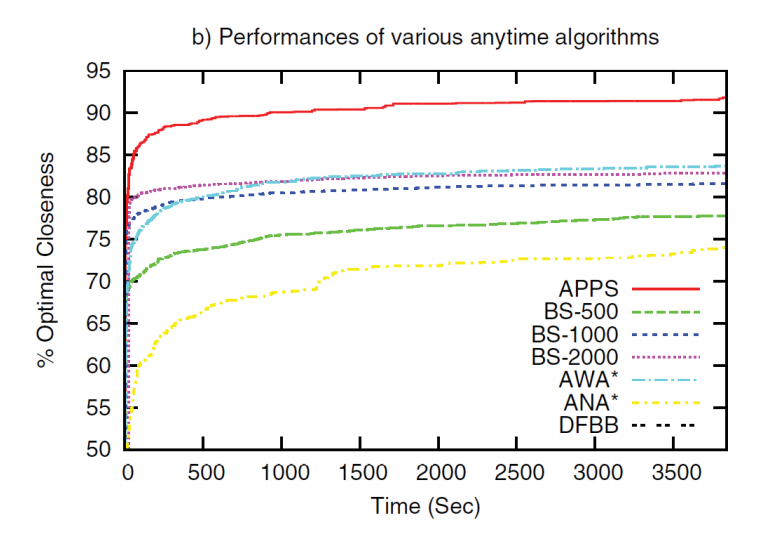
//> input picture pics/1.png, 781 x 540 px
$ ./unColoring ../../pics/1.png ../../pics/1.png   (built with g++ and OpenCV 4)
//> lines starting //> are read from the running program, lines starting //| are printed output that depends on the picture; after the words box and inside, x2 and y2 are one past the last pixel; in counts of white or black regions, pixels touching at a corner belong together
### Submission/Console/peakdetect.h
#include <stdio.h>
#include <stdlib.h>
#include <string.h>

void print_help(void);

void print_version(void);

int detect_peak(
        const double*   data, /* the data */
        int             data_count, /* row count of data */
        int*            emi_peaks, /* emission peaks will be put here */
        int*            num_emi_peaks, /* number of emission peaks found */
        int             max_emi_peaks, /* maximum number of emission peaks */
        int*            absop_peaks, /* absorption peaks will be put here */
        int*            num_absop_peaks, /* number of absorption peaks found */
        int             max_absop_peaks, /* maximum number of absorption peaks
                                            */
        double          delta, /* delta used for distinguishing peaks */
        int             emi_first /* should we search emission peak first of
                                     absorption peak first? */
        );

int run(int argc,  char **argv);

### ocr/peakdetect.h
#include <stdio.h>
#include <stdlib.h>
#include <string.h>

void print_help(void);

void print_version(void);

int detect_peak(
        const double*   data, /* the data */
        int             data_count, /* row count of data */
        int*            emi_peaks, /* emission peaks will be put here */
        int*            num_emi_peaks, /* number of emission peaks found */
        int             max_emi_peaks, /* maximum number of emission peaks */
        int*            absop_peaks, /* absorption peaks will be put here */
        int*            num_absop_peaks, /* number of absorption peaks found */
        int             max_absop_peaks, /* maximum number of absorption peaks
                                            */
        double          delta, /* delta used for distinguishing peaks */
        int             emi_first /* should we search emission peak first of
                                     absorption peak first? */
        );

int run(int argc,  char **argv);

### ocr/peakdetect.cpp
#include <stdio.h>
#include <stdlib.h>
#include <string.h>
#include "peakdetect.h"
// [41 lines left out: functions print_help, print_version, not called in this run]

int detect_peak(
        const double*   data, /* the data */
        int             data_count, /* row count of data */
        int*            emi_peaks, /* emission peaks will be put here */
        int*            num_emi_peaks, /* number of emission peaks found */
        int             max_emi_peaks, /* maximum number of emission peaks */
        int*            absop_peaks, /* absorption peaks will be put here */
        int*            num_absop_peaks, /* number of absorption peaks found */
        int             max_absop_peaks, /* maximum number of absorption peaks
                                            */
        double          delta, /* delta used for distinguishing peaks */
        int             emi_first /* should we search emission peak first of
                                     absorption peak first? */
        )
{
    int     i;
    double  mx;
    double  mn;
    int     mx_pos = 0;
    int     mn_pos = 0;
    int     is_detecting_emi = emi_first;


    mx = data[0];
    mn = data[0];

    *num_emi_peaks = 0;
    *num_absop_peaks = 0;

    for(i = 1; i < data_count; ++i)
    {
        if(data[i] > mx)
        {
            mx_pos = i;
            mx = data[i];
        }
        if(data[i] < mn)
        {
            mn_pos = i;
            mn = data[i];
        }

        if(is_detecting_emi &&
                data[i] < mx - delta)
        {
            if(*num_emi_peaks >= max_emi_peaks) /* not enough spaces */
                return 1;

            emi_peaks[*num_emi_peaks] = mx_pos;
            ++ (*num_emi_peaks);

            is_detecting_emi = 0;

            i = mx_pos - 1;

            mn = data[mx_pos];
            mn_pos = mx_pos;
        }
        else if((!is_detecting_emi) &&
                data[i] > mn + delta)
        {
            if(*num_absop_peaks >= max_absop_peaks)
                return 2;

            absop_peaks[*num_absop_peaks] = mn_pos;
            ++ (*num_absop_peaks);

            is_detecting_emi = 1;

            i = mn_pos - 1;

            mx = data[mn_pos];
            mx_pos = mn_pos;
        }
    }

    return 0;
}

int run(int argc,  char **argv)
{
#define INITIAL_ROW_COUNT       1500
#define ROW_COUNT_INCREASEMENT  3000
    double*     data[2];
    double      row[2];
#define MAX_PEAK    200
    int         emi_peaks[MAX_PEAK];
    int         absorp_peaks[MAX_PEAK];
    int         emi_count = 0;
    int         absorp_count = 0;
#define LINE_BUFFER_SIZE    120
    char        line[LINE_BUFFER_SIZE];
    FILE*       out =   stdout;
    FILE*       in  =   stdin;
    int         i;
    double      delta = 1e-6;
    int         emission_first = 0;
    int         idummy;

    /*
     * argument parsing
     */
    {
        int flag_delta = 0;
        int flag_in = 0;
        int flag_out = 0;
        int flag_mode = 0;
        for(i = 1; i < argc; ++i)
        {
            if(flag_delta)
            {
                delta = atof(argv[i]);
                flag_delta = 0;
            }
            else if(flag_in)
            {
                in = fopen(argv[i], "r");
                if(!in)
                {
                    fprintf(stdout, "Failed to open file \"");
                    fprintf(stdout, "%s",argv[i]);
                    fprintf(stdout, "\".\n");
                    exit(2);
                }
                flag_in = 0;
            }
            else if(flag_out)
            {
                out = fopen(argv[i], "w");
                if(!out)
                {
                    fprintf(stdout, "Failed to open file \"");
                    fprintf(stdout, "%s",argv[i]);
                    fprintf(stdout, "\".\n");
                    exit(2);
                }
                flag_out = 0;

            }
            else if(flag_mode)
            {
                if(!strcmp(argv[i], "a"))
                    emission_first = 0;
                else if(!strcmp(argv[i], "e"))
                    emission_first = 1;
                else
                {
                    fprintf(stdout,
                            "Argument parsing error: Unknown mode \"");
                    fprintf(stdout,  "%s",argv[i]);
                    fprintf(stdout, "\"\n");
                    exit(4);
                }

                flag_mode = 0;
            }
            else if(!strcmp(argv[i], "-d"))
                flag_delta = 1;
            else if(!strcmp(argv[i], "-i"))
                flag_in = 1;
            else if(!strcmp(argv[i], "-o"))
                flag_out = 1;
            else if(!strcmp(argv[i], "-m"))
                flag_mode = 1;
            else if(!strcmp(argv[i], "--help"))
                print_help();
            else if(!strcmp(argv[i], "--version"))
                print_version();
            else
            {
                fprintf(stdout, "Unknown option \"");
                fprintf(stdout,  "%s",argv[i]);
                fprintf(stdout, "\".\n");
                exit(3);
            }

        }
    }

    data[0] = (double*) malloc(sizeof(double) * INITIAL_ROW_COUNT);
    data[1] = (double*) malloc(sizeof(double) * INITIAL_ROW_COUNT);

    /* read data */
    i = 0;
    while(fgets(line, LINE_BUFFER_SIZE, in))
    {
        /* when the buffer is not large enough, increase the buffer size */
        idummy = i - INITIAL_ROW_COUNT;
        if(idummy >= 0 && idummy % ROW_COUNT_INCREASEMENT == 0)
        {
            double*     tmp;
            int         j;

            for(j = 0; j < 2; ++j)
            {
                tmp = (double*) malloc(
                        sizeof(double) * (i + ROW_COUNT_INCREASEMENT));
                memcpy(tmp, data[j], i * sizeof(double));
                free(data[j]);
                data[j] = tmp;
            }
        }

        sscanf(line, "%lf,%lf", row, row + 1);
        data[0][i] = row[0];
        data[1][i] = row[1];
        ++ i;
    }

    if(detect_peak(data[1], i,
                emi_peaks, &emi_count, MAX_PEAK,
                absorp_peaks, &absorp_count, MAX_PEAK,
                delta, emission_first))
    {
        fprintf(stdout, "There are too many peaks.\n");
        exit(1);
    }
    for(i = 0; i < emi_count; ++i)
        fprintf(out, "%e,%e\n", data[0][emi_peaks[i]], data[1][emi_peaks[i]]);
    puts("");
    for(i = 0; i < absorp_count; ++i)
        fprintf(out, "%e,%e\n", data[0][absorp_peaks[i]],
                data[1][absorp_peaks[i]]);
    fclose(out);
    return 0;
}

### Submission/Console/unColoring.cpp
#include "opencv2/highgui/highgui.hpp"
#include "opencv2/imgproc/imgproc.hpp"
#include <iostream>
#include <stdio.h>
#include <stdlib.h>
//#include "stdafx.h"
#include "opencv2/core/core.hpp"
#include "opencv2/opencv.hpp"
#include <opencv2/objdetect/objdetect.hpp>
#include <fstream>
#include <math.h>
#include <vector>
#include <map>
#include <string>
#include </home/aytas32/OpenSoft/inter_hall_16/ocr/peakdetect.cpp>

using namespace cv;
using namespace std;
typedef unsigned char uchar;
int run(int argc, char **argv); // for peakdetect
// expands black mask using a looser threshold for saturation to be considered black (eg. 20%)
void traverse(Mat &bmask, Mat &visited, Mat &imgHSV, int i, int j, Mat &bmaskNew, Mat &whiteMask, int lowSatThresh) {
  int iArr[] = {-2, -1, 0, 1, 2};
  for (int k = 0; k < 5; k++) {
    for (int l = 0; l < 5; l++) {
      int ii = i+iArr[k], jj = j+iArr[l];
      if (ii < 0 || ii >= bmask.rows || jj < 0 || jj >= bmask.cols)
        continue;
      if (ii == i && jj == j)
        continue;
      Vec3b hsv = imgHSV.at<Vec3b>(ii,jj);
      if (visited.at<uchar>(ii,jj))
        continue;
      visited.at<uchar>(ii,jj) = 1;
      // add special conditions for brown and blue to counter anti aliasing
      if ((hsv[1] <= lowSatThresh || fabs(hsv[0]-30) < 20 || fabs(hsv[0]-200) < 20 || fabs(hsv[0]-216) < 8) && whiteMask.at<uchar>(ii,jj) ) {
        visited.at<uchar>(ii,jj) = 1;
        bmaskNew.at<uchar>(ii,jj) = 0;
        traverse(bmask, visited, imgHSV, ii, jj, bmaskNew, whiteMask, lowSatThresh);
      }
    }
  }
}
Mat expandBMask(Mat bmask, Mat imgHSV, Mat whiteMask, int lowSatThresh) {
  Mat visited = Mat::zeros(bmask.size(), CV_8U);
  Mat bmaskNew = Mat::ones(bmask.size(), CV_8U);
  for (int i = 0; i < bmask.rows; ++i)
  {
    for (int j = 0; j < bmask.cols; ++j)
    {
      if (bmask.at<uchar>(i,j) == 0)
        bmaskNew.at<uchar>(i,j) = 0;
      if (bmask.at<uchar>(i,j) == 0 && visited.at<uchar>(i,j) == 0) {
        visited.at<uchar>(i,j) = 1;
        traverse(bmask, visited, imgHSV, i, j, bmaskNew, whiteMask, lowSatThresh);
      }
    }
  }
  return bmaskNew;
}

// [56 lines left out: function histRGB, not called in this run]

int main(int argc, char const *argv[])
{
  if (argc != 3) {
    printf("usage: ./unColoring <graph-img-cropped> <out-basename>\n");
    return 0;
  }


  Mat img = imread(argv[1], CV_LOAD_IMAGE_COLOR);
//> img is the input picture: 540 rows x 781 cols, CV_8UC3; mean B, G, R 242.8, 243.4, 243.9
  Mat imgHSV;
  cvtColor(img, imgHSV, CV_BGR2HSV);
//> imgHSV: 540 rows x 781 cols, CV_8UC3; mean H, S, V 7.5, 8.5, 245.7
  Mat mask(img.rows, img.cols, CV_8U, Scalar(1)), bmask = mask.clone(); // to mask away all colorless pixels
  // bmask = black mask. will dilate to remove some anti-aliased points
  for (int i = 0; i < mask.rows; ++i)
  {
    for (int j = 0; j < mask.cols; ++j)
    {
      mask.at<uchar>(i,j) = 1;
      bmask.at<uchar>(i,j) = 1;
      Vec3b cRGB = img.at<Vec3b>(i,j);
      Vec3b cHSV = imgHSV.at<Vec3b>(i,j);
      if (cRGB[0] >= 210 && cRGB[1] >= 210 && cRGB[2] >= 210) {//210
        mask.at<uchar>(i,j) = 0;
      } else if (cRGB[0] <= 120 && cRGB[1] <= 120 && cRGB[2] <= 120) {
        bmask.at<uchar>(i,j) = 0;
      }  // if saturation is low i.e less than 10%, it could be black/grey, we don't need that.
      else if (cHSV[1] <= .03*255) {
        bmask.at<uchar>(i,j) = 0;
      }
    }
  }
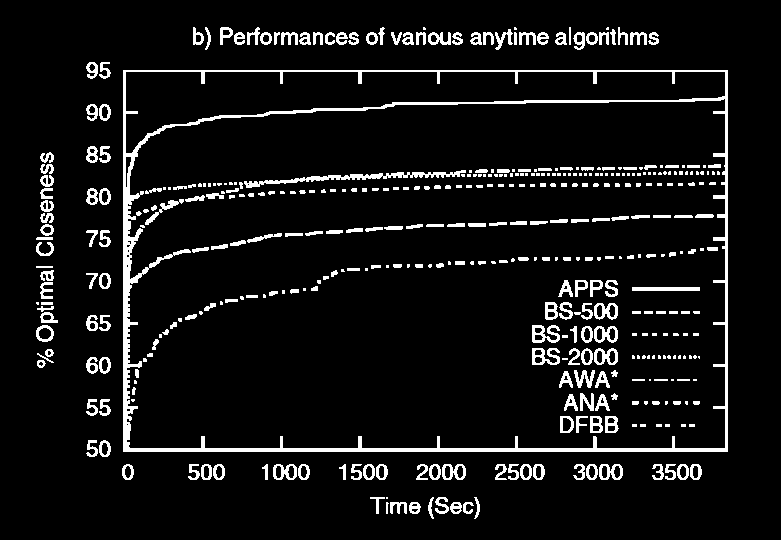
//> mask: 540 rows x 781 cols, CV_8UC1; values 0 (black) and 1 (white), 7.7% white; 424 white regions (169 under 20 px), largest, box (x1, y1, x2, y2) and area: (123, 70, 728, 452) 10326, (244, 170, 466, 188) 921, (532, 325, 560, 343) 287
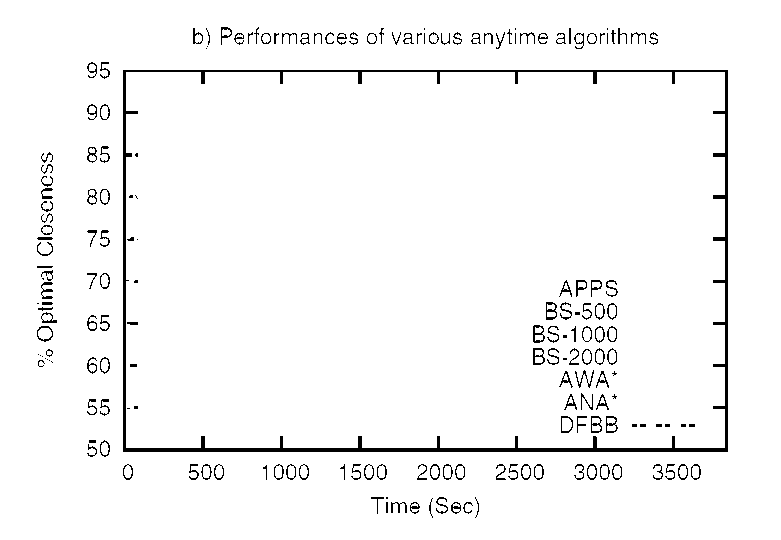
//> bmask: 540 rows x 781 cols, CV_8UC1; values 0 (black) and 1 (white), 96.6% white; 184 black regions (40 under 20 px), largest, box (x1, y1, x2, y2) and area: (123, 70, 728, 452) 6848, (533, 325, 545, 343) 103, (546, 302, 557, 320) 98
  //anti aliasing correction
  // using search method
  //again adding all black pixels to bmask for higher threshold of saturation
  bmask = expandBMask(bmask, imgHSV, mask, 0.11*255);//0.11
//> after the loop in expandBMask, `for (int i = 0; i < bmask.rows; ++i)`:
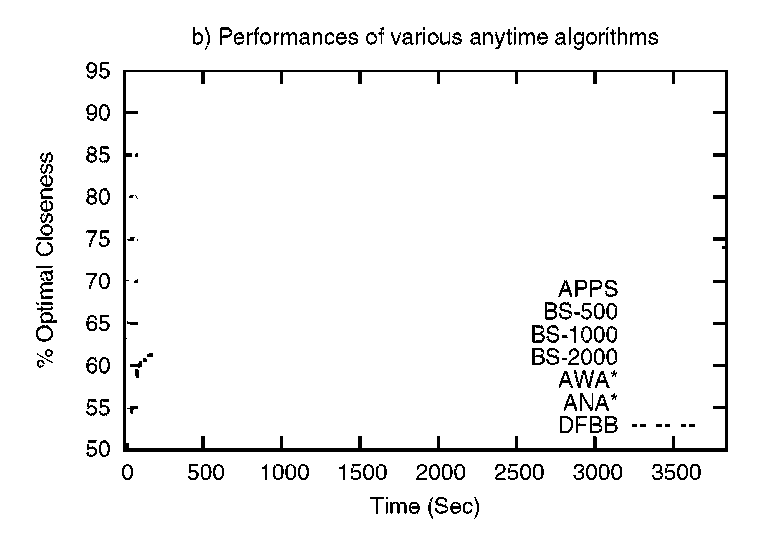
//> bmaskNew: 540 rows x 781 cols, CV_8UC1; values 0 (black) and 1 (white), 95.7% white; 179 black regions (22 under 20 px), largest, box (x1, y1, x2, y2) and area: (123, 70, 728, 452) 6873, (574, 370, 594, 388) 143, (532, 325, 545, 343) 136
//> after the loop in expandBMask, `for (int i = 0; i < bmask.rows; ++i)`:
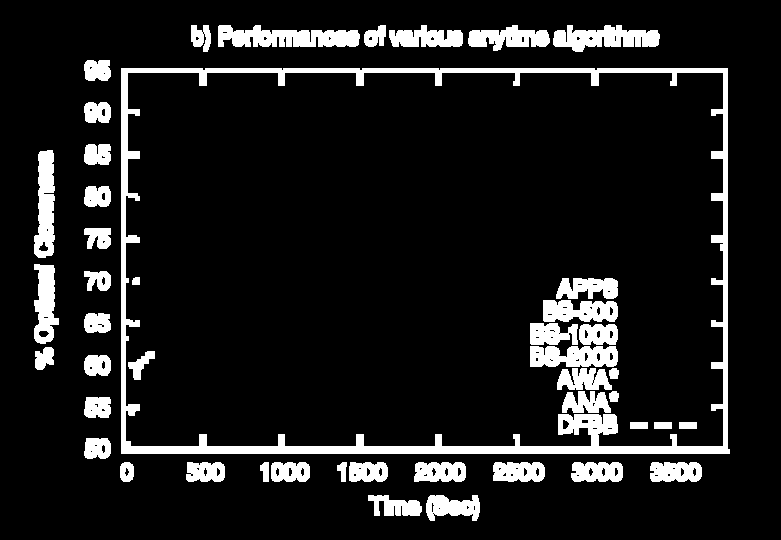
//> visited: 540 rows x 781 cols, CV_8UC1; values 0 (black) and 1 (white), 11% white; 46 white regions, largest, box (x1, y1, x2, y2) and area: (121, 68, 730, 454) 15429, (218, 25, 360, 47) 2239, (553, 25, 660, 52) 1822
  bool got=false;
  for (int i = 0; i < mask.rows; ++i)
  {
    for (int j = 0; j < mask.cols; ++j)
    {
      Vec3b cRGB = img.at<Vec3b>(i,j);
      Vec3b cHSV = imgHSV.at<Vec3b>(i,j);
       if (cHSV[1] <= .06*255)// || (cHSV[0]<166+5 && cHSV[0]>166-5)) //because 166 was the text hue//0.06
      {
        bmask.at<uchar>(i,j) = 0;
      }
    }
  }
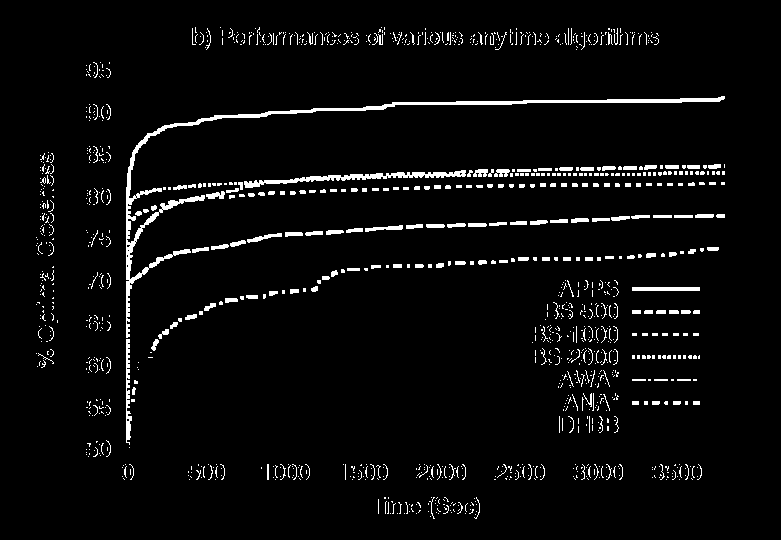
//> bmask: 540 rows x 781 cols, CV_8UC1; values 0 (black) and 1 (white), 4.2% white; 1268 white regions (1084 under 20 px), largest, box (x1, y1, x2, y2) and area: (126, 96, 725, 338) 3748, (244, 170, 466, 188) 1026, (126, 339, 132, 445) 370

  mask = mask & bmask;
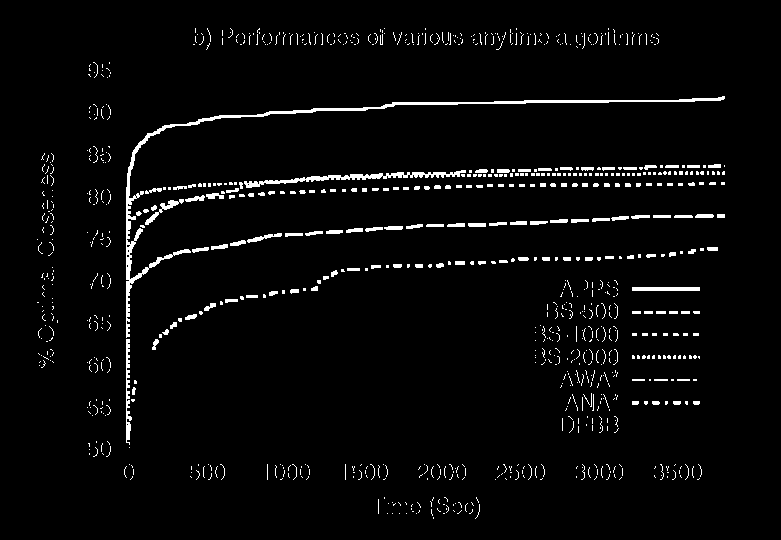
//> mask: 540 rows x 781 cols, CV_8UC1; values 0 (black) and 1 (white), 3.4% white; 953 white regions (832 under 20 px), largest, box (x1, y1, x2, y2) and area: (126, 96, 725, 338) 2862, (244, 170, 466, 188) 921, (126, 339, 132, 445) 349


  // we will now classify with H value only.
  // make histogram on H
  vector<int> hist(256, 0);
  for (int i = 0; i < mask.rows; ++i)
  {
    for (int j = 0; j < mask.cols; ++j)
    {
      if (!mask.at<uchar>(i,j))
        continue;
      hist[imgHSV.at<Vec3b>(i,j)[0]]++;
    }
  }
//> after the loop, hist = 256 values, max 2008 at index 51, min 0 at index 2, mean 55.86

  //histogram peak detect

  int maxH = 0;
  for (int i = 0; i < 256; ++i)
  {
    maxH = max(maxH, hist[i]);
  }
//> this loop made 256 passes
//> maxH on passes 1 to 3: 609, 609, 609
//> after the loop, maxH = 2008

  for(int k = 0 ; k < 1; k++){

    int nhist[260] = {0};
    for(int i = 5 ; i < 250 ;i++){
      nhist[i] = 0;
      for(int j = -4 ; j <= 4 ; j++){//-4 4
        nhist[i] += (1/(abs(j)/3.0 + 1.0))*hist[i + j];
      }
    }
    for(int i = 5 ; i < 250 ; i++){
      hist[i] = nhist[i];
    }
  }
//> after the loop, hist = 256 values, max 2061 at index 104, min 0 at index 2, mean 297.6
  // cout<<"maxH : "<<maxH<<endl;
   maxH = 0;
  ////////////////////////////file peak detect
  FILE* fp = fopen("res.csv","w");
  for(int i=0;i<256;i++){
    fprintf(fp,"%d,%d\n",i,hist[i]);
  }
  fclose(fp);
  // make string for running peakdetect
  {
    string cmd = "dummy -i res.csv -d 1e2 -o out.csv";
    std::vector<char *> args;
    std::istringstream iss(cmd);

    std::string token;
    while(iss >> token) {
      char *arg = new char[token.size() + 1];
      copy(token.begin(), token.end(), arg);
      arg[token.size()] = '\0';
      args.push_back(arg);
    }

    // now exec with &args[0], and then:
    run(args.size(), &args[0]);


    for(size_t i = 0; i < args.size(); i++)
      delete[] args[i];
  }
  // system("./peakdetect -i res.csv -d 1e2 -o out.csv");//1e2
  ifstream FP("out.csv");
  int i,j;
  string as;
  vector<float> maxima;
  while(getline(FP,as)){
    // cout<<stof(as)<<"\n";
    maxima.push_back(stof(as));
    //hist[stof(as)]=10000;
  }
  // print the number of maxima
  /*printf("%d\n", (int)maxima.size()/2);*/
  // first half of maxima array is max, second half is min
  maxima.push_back(256);


  //fclose(fp);


  ////////////////////////////////////file peak detect
  for (int i = 0; i < 256; ++i)
  {
    maxH = max(maxH, hist[i]);
  }
  std::vector<int> Hpeaks;
   for (int i = 0; i < 256; ++i)
    {
      if(hist[i]>0.5*maxH)
        Hpeaks.push_back(i);
    }
  //Mat area=Mat()
  //////////////////////////

  // normalize histogram
  int hist_w = 512; int hist_h = 400;
  for (int i = 0; i < 256; ++i)
  {
    hist[i] = (hist[i] *hist_h)/maxH;
  }

  int maxNo=maxima.size()/2;
  for(int i=0;i<maxima.size()/2 ;i++){
    hist[maxima[i]]=hist_h;
  }


  int bin_w = cvRound( (double) hist_w/256. );
  Mat histImg(hist_h, hist_w, CV_8U, Scalar(0));
  for (int i = 1; i < 256; i++) {
    line( histImg, Point( bin_w*(i-1), hist_h - cvRound(hist[i-1]) ) ,
                       Point( bin_w*(i), hist_h - cvRound(hist[i]) ),
                       Scalar( 255), 2, 8, 0  );
  }
  imshow("histogram", histImg);
  // draw all pixels with H < 50 degrees. Troublesome in 1.png?

  Mat yellow;
  cvtColor(imgHSV,yellow,CV_HSV2BGR);
  Mat unColor=yellow.clone();
  //Mat yellow = img.clone();
  for (int i = 0; i < yellow.rows; ++i)
  {
    for (int j = 0; j < yellow.cols; ++j)
    {

      if(mask.at<uchar>(i,j)){
        unColor.at<Vec3b>(i,j)=Vec3b(255,255,255);
      }
    }
  }
  char path[100];
  strcpy(path,"unColored/");
  strcat(path,argv[2]);
  strcat(path,".png");
  cout<<path;
  // path=strcat(path,)
  imshow(path,unColor);
  imwrite(path,unColor);
  waitKey(0);


  return 0;
}
